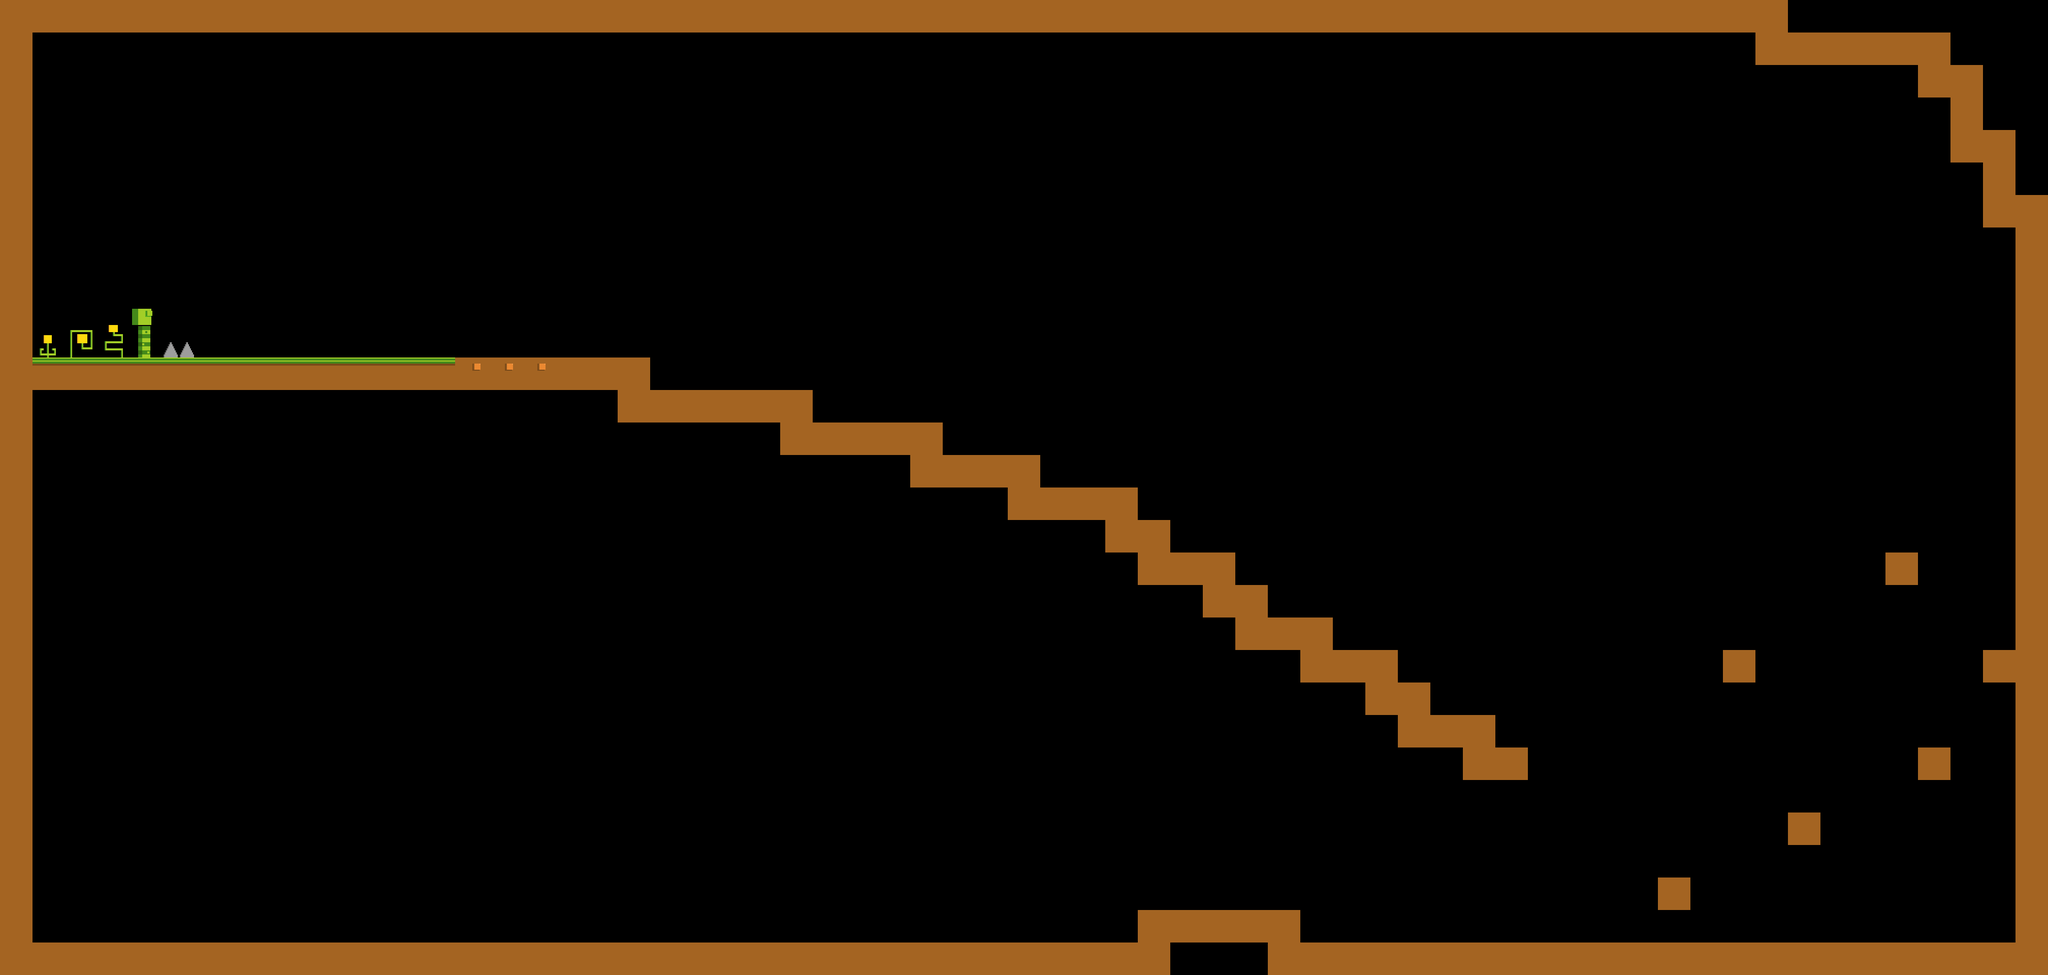

A 2D game scene composited from a Tiled map and its tileset images. What follows is a short description and the map's XML, with every tile layer's data as written:
An orthogonal 63x30 tile map with 64x64 px tiles, 1 tile layer (tiles) and 6 objects.

<map version="1.4" tiledversion="1.4.3" orientation="orthogonal" renderorder="right-down" width="63" height="30" tilewidth="64" tileheight="64" infinite="0" nextlayerid="11" nextobjectid="34">
 <tileset firstgid="1" source="tileset64.tsx" />
 <layer id="1" name="tiles" width="63" height="30">
  <data encoding="csv">
10,10,10,10,10,10,10,10,10,10,10,10,10,10,10,10,10,10,10,10,10,10,10,10,10,10,10,10,10,10,10,10,10,10,10,10,10,10,10,10,10,10,10,10,10,10,10,10,10,10,10,10,10,10,10,0,0,0,0,0,0,0,0,
10,0,0,0,0,0,0,0,0,0,0,0,0,0,0,0,0,0,0,0,0,0,0,0,0,0,0,0,0,0,0,0,0,0,0,0,0,0,0,0,0,0,0,0,0,0,0,0,0,0,0,0,0,0,10,10,10,10,10,10,0,0,0,
10,0,0,0,0,0,0,0,0,0,0,0,0,0,0,0,0,0,0,0,0,0,0,0,0,0,0,0,0,0,0,0,0,0,0,0,0,0,0,0,0,0,0,0,0,0,0,0,0,0,0,0,0,0,0,0,0,0,0,10,10,0,0,
10,0,0,0,0,0,0,0,0,0,0,0,0,0,0,0,0,0,0,0,0,0,0,0,0,0,0,0,0,0,0,0,0,0,0,0,0,0,0,0,0,0,0,0,0,0,0,0,0,0,0,0,0,0,0,0,0,0,0,0,10,0,0,
10,0,0,0,0,0,0,0,0,0,0,0,0,0,0,0,0,0,0,0,0,0,0,0,0,0,0,0,0,0,0,0,0,0,0,0,0,0,0,0,0,0,0,0,0,0,0,0,0,0,0,0,0,0,0,0,0,0,0,0,10,10,0,
10,0,0,0,0,0,0,0,0,0,0,0,0,0,0,0,0,0,0,0,0,0,0,0,0,0,0,0,0,0,0,0,0,0,0,0,0,0,0,0,0,0,0,0,0,0,0,0,0,0,0,0,0,0,0,0,0,0,0,0,0,10,0,
10,0,0,0,0,0,0,0,0,0,0,0,0,0,0,0,0,0,0,0,0,0,0,0,0,0,0,0,0,0,0,0,0,0,0,0,0,0,0,0,0,0,0,0,0,0,0,0,0,0,0,0,0,0,0,0,0,0,0,0,0,10,10,
10,0,0,0,0,0,0,0,0,0,0,0,0,0,0,0,0,0,0,0,0,0,0,0,0,0,0,0,0,0,0,0,0,0,0,0,0,0,0,0,0,0,0,0,0,0,0,0,0,0,0,0,0,0,0,0,0,0,0,0,0,0,10,
10,0,0,0,0,0,0,0,0,0,0,0,0,0,0,0,0,0,0,0,0,0,0,0,0,0,0,0,0,0,0,0,0,0,0,0,0,0,0,0,0,0,0,0,0,0,0,0,0,0,0,0,0,0,0,0,0,0,0,0,0,0,10,
10,0,0,0,41,0,0,0,0,0,0,0,0,0,0,0,0,0,0,0,0,0,0,0,0,0,0,0,0,0,0,0,0,0,0,0,0,0,0,0,0,0,0,0,0,0,0,0,0,0,0,0,0,0,0,0,0,0,0,0,0,0,10,
10,25,26,34,49,44,0,0,0,0,0,0,0,0,0,0,0,0,0,0,0,0,0,0,0,0,0,0,0,0,0,0,0,0,0,0,0,0,0,0,0,0,0,0,0,0,0,0,0,0,0,0,0,0,0,0,0,0,0,0,0,0,10,
10,2,2,2,2,2,2,2,2,2,2,2,2,2,21,21,21,10,10,10,0,0,0,0,0,0,0,0,0,0,0,0,0,0,0,0,0,0,0,0,0,0,0,0,0,0,0,0,0,0,0,0,0,0,0,0,0,0,0,0,0,0,10,
10,0,0,0,0,0,0,0,0,0,0,0,0,0,0,0,0,0,0,10,10,10,10,10,10,0,0,0,0,0,0,0,0,0,0,0,0,0,0,0,0,0,0,0,0,0,0,0,0,0,0,0,0,0,0,0,0,0,0,0,0,0,10,
10,0,0,0,0,0,0,0,0,0,0,0,0,0,0,0,0,0,0,0,0,0,0,0,10,10,10,10,10,0,0,0,0,0,0,0,0,0,0,0,0,0,0,0,0,0,0,0,0,0,0,0,0,0,0,0,0,0,0,0,0,0,10,
10,0,0,0,0,0,0,0,0,0,0,0,0,0,0,0,0,0,0,0,0,0,0,0,0,0,0,0,10,10,10,10,0,0,0,0,0,0,0,0,0,0,0,0,0,0,0,0,0,0,0,0,0,0,0,0,0,0,0,0,0,0,10,
10,0,0,0,0,0,0,0,0,0,0,0,0,0,0,0,0,0,0,0,0,0,0,0,0,0,0,0,0,0,0,10,10,10,10,0,0,0,0,0,0,0,0,0,0,0,0,0,0,0,0,0,0,0,0,0,0,0,0,0,0,0,10,
10,0,0,0,0,0,0,0,0,0,0,0,0,0,0,0,0,0,0,0,0,0,0,0,0,0,0,0,0,0,0,0,0,0,10,10,0,0,0,0,0,0,0,0,0,0,0,0,0,0,0,0,0,0,0,0,0,0,0,0,0,0,10,
10,0,0,0,0,0,0,0,0,0,0,0,0,0,0,0,0,0,0,0,0,0,0,0,0,0,0,0,0,0,0,0,0,0,0,10,10,10,0,0,0,0,0,0,0,0,0,0,0,0,0,0,0,0,0,0,0,0,10,0,0,0,10,
10,0,0,0,0,0,0,0,0,0,0,0,0,0,0,0,0,0,0,0,0,0,0,0,0,0,0,0,0,0,0,0,0,0,0,0,0,10,10,0,0,0,0,0,0,0,0,0,0,0,0,0,0,0,0,0,0,0,0,0,0,0,10,
10,0,0,0,0,0,0,0,0,0,0,0,0,0,0,0,0,0,0,0,0,0,0,0,0,0,0,0,0,0,0,0,0,0,0,0,0,0,10,10,10,0,0,0,0,0,0,0,0,0,0,0,0,0,0,0,0,0,0,0,0,0,10,
10,0,0,0,0,0,0,0,0,0,0,0,0,0,0,0,0,0,0,0,0,0,0,0,0,0,0,0,0,0,0,0,0,0,0,0,0,0,0,0,10,10,10,0,0,0,0,0,0,0,0,0,0,10,0,0,0,0,0,0,0,10,10,
10,0,0,0,0,0,0,0,0,0,0,0,0,0,0,0,0,0,0,0,0,0,0,0,0,0,0,0,0,0,0,0,0,0,0,0,0,0,0,0,0,0,10,10,0,0,0,0,0,0,0,0,0,0,0,0,0,0,0,0,0,0,10,
10,0,0,0,0,0,0,0,0,0,0,0,0,0,0,0,0,0,0,0,0,0,0,0,0,0,0,0,0,0,0,0,0,0,0,0,0,0,0,0,0,0,0,10,10,10,0,0,0,0,0,0,0,0,0,0,0,0,0,0,0,0,10,
10,0,0,0,0,0,0,0,0,0,0,0,0,0,0,0,0,0,0,0,0,0,0,0,0,0,0,0,0,0,0,0,0,0,0,0,0,0,0,0,0,0,0,0,0,10,10,0,0,0,0,0,0,0,0,0,0,0,0,10,0,0,10,
10,0,0,0,0,0,0,0,0,0,0,0,0,0,0,0,0,0,0,0,0,0,0,0,0,0,0,0,0,0,0,0,0,0,0,0,0,0,0,0,0,0,0,0,0,0,0,0,0,0,0,0,0,0,0,0,0,0,0,0,0,0,10,
10,0,0,0,0,0,0,0,0,0,0,0,0,0,0,0,0,0,0,0,0,0,0,0,0,0,0,0,0,0,0,0,0,0,0,0,0,0,0,0,0,0,0,0,0,0,0,0,0,0,0,0,0,0,0,10,0,0,0,0,0,0,10,
10,0,0,0,0,0,0,0,0,0,0,0,0,0,0,0,0,0,0,0,0,0,0,0,0,0,0,0,0,0,0,0,0,0,0,0,0,0,0,0,0,0,0,0,0,0,0,0,0,0,0,0,0,0,0,0,0,0,0,0,0,0,10,
10,0,0,0,0,0,0,0,0,0,0,0,0,0,0,0,0,0,0,0,0,0,0,0,0,0,0,0,0,0,0,0,0,0,0,0,0,0,0,0,0,0,0,0,0,0,0,0,0,0,0,10,0,0,0,0,0,0,0,0,0,0,10,
10,0,0,0,0,0,0,0,0,0,0,0,0,0,0,0,0,0,0,0,0,0,0,0,0,0,0,0,0,0,0,0,0,0,0,10,10,10,10,10,0,0,0,0,0,0,0,0,0,0,0,0,0,0,0,0,0,0,0,0,0,0,10,
10,10,10,10,10,10,10,10,10,10,10,10,10,10,10,10,10,10,10,10,10,10,10,10,10,10,10,10,10,10,10,10,10,10,10,10,0,0,0,10,10,10,10,10,10,10,10,10,10,10,10,10,10,10,10,10,10,10,10,10,10,10,10
</data>
 </layer>
 <objectgroup id="6" name="SPAWN POINT">
  <object id="18" gid="105" x="474" y="536" width="64" height="64" />
 </objectgroup>
 <objectgroup id="7" name="FRIEND">
  <object id="27" x="1854" y="710">
   <properties>
    <property name="num" type="int" value="1" />
   </properties>
   <point />
  </object>
 </objectgroup>
 <objectgroup id="8" name="ENEMY">
  <object id="31" x="204" y="504" width="124" height="80">
   <properties>
    <property name="num" type="int" value="1" />
   </properties>
   <ellipse />
  </object>
 </objectgroup>
 <objectgroup id="9" name="ITEM">
  <object id="28" x="1492" y="694" width="48" height="32">
   <properties>
    <property name="num" type="int" value="4" />
   </properties>
  </object>
  <object id="29" x="88" y="532" width="48" height="32">
   <properties>
    <property name="num" type="int" value="5" />
   </properties>
  </object>
 </objectgroup>
 <objectgroup id="10" name="END">
  <object id="33" x="88" y="1714.67" width="82.6667" height="121.333" />
 </objectgroup>
</map>